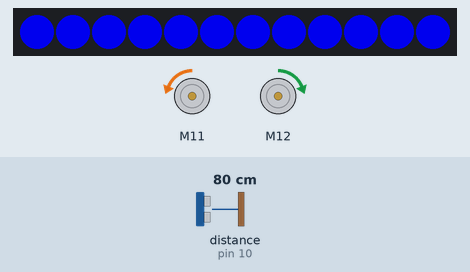
Simulated run of this sketch. Board: Arduino Uno, built with avr-gcc and run on an emulated ATmega328P. Parts: 12 RGB LEDs in strip order, left to right, 2 × DC motor (green arrow = forward, orange = backward, longer = faster). The test bench sets the inputs (shaded band); at power-on: distance to the obstacle (sensor on pin 10) 80 cm.

Above: at 2.8 s.
2.9 s: distance to the obstacle (sensor on pin 10) set to 52 cm
4.4 s: distance to the obstacle (sensor on pin 10) set to 46 cm
At 5.8 s:
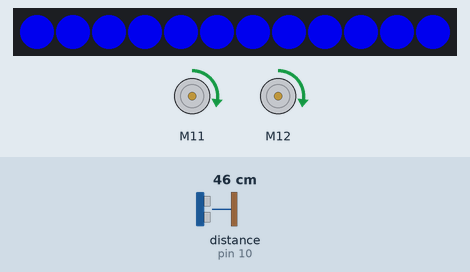
8.6 s: distance to the obstacle (sensor on pin 10) set to 60 cm
At 12.3 s:
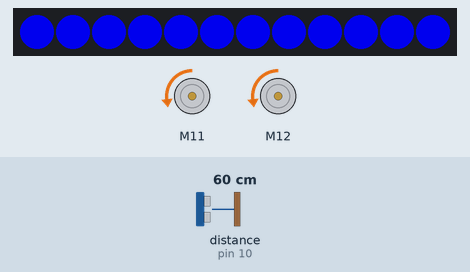
Timing chart, 0 to 13.8 s (numbered marks = the images above; inputs shaded):
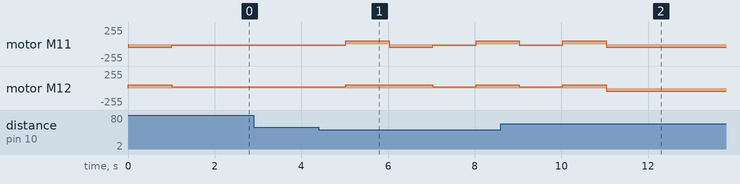

The sketch:

Robot.ino
```cpp
// generated by mBlock5 for mBot Ranger
// codes make you happy

#include <Arduino.h>
#include <Wire.h>
#include <SoftwareSerial.h>
#include <MeAuriga.h>

MeUltrasonicSensor ultrasonic_10(10);
MeEncoderOnBoard Encoder_1(SLOT1);
MeEncoderOnBoard Encoder_2(SLOT2);
MeRGBLed rgbled_0(0, 12);

//added
void main_(){
      for (int i = 0; i < 12; i++)
      {
            rgbled_0.setpin(44);
            rgbled_0.setColorAt(i, 0, 0, 200);
            rgbled_0.show();
      }
      Activate();
      Process();
}
void Activate(void){
      MoveForwardUntilWall();
      TurnRight();             //See function comment
      MoveForwardUntilWall();
      TurnRight();
      MoveForwardSlow();
      TurnRight();
}
void Process(){
      bool finished = false;
      bool sideFinished = false;
      String side = "l";
      while (!finished)
      {
            while (sideFinished)
            {
                  MoveForwardSlow();
                  if(ultrasonic_10.distanceCm() < 90){
                        sideFinished = true;
                  }
            }
            if(side == "l"){
                  TurnLeft();
                  side = "r";
            }
            else if (side == "r")
            {
                  TurnRight();
                  side = "l";
            }
            if(ultrasonic_10.distanceCm() < 50){
                  MoveForwardSlow();
            }
            else{
                  finished = true;
            }
      }
}
void TurnRight(){         //Make this work for 90 degrees
      move(4, 50);
      _delay(1);
}
void TurnLeft(){         //Make this work for 90 degrees
      move(3, 50);
      _delay(1);
}

void MoveForward(){
      move(1, 50);
      _delay(1);
}
void MoveForwardSlow(){   //One car length
      move(1, 20);
      _delay(1);
}
void MoveForwardUntilWall(){
      bool endit = false;
      bool near = false;
      while (!endit)
      {
            if(!near){
                  MoveForward();
                  if(ultrasonic_10.distanceCm() < 90){
                        near = true;
                  }
            }
            else{
                  MoveForwardSlow();
                  if(ultrasonic_10.distanceCm() < 50){
                        endit = true;
                  }
            }
      }
}
//added

void isr_process_encoder1(void)
{
  if(digitalRead(Encoder_1.getPortB()) == 0){
    Encoder_1.pulsePosMinus();
  }else{
    Encoder_1.pulsePosPlus();
  }
}
void isr_process_encoder2(void)
{
  if(digitalRead(Encoder_2.getPortB()) == 0){
    Encoder_2.pulsePosMinus();
  }else{
    Encoder_2.pulsePosPlus();
  }
}
void move(int direction, int speed)
{
  int leftSpeed = 0;
  int rightSpeed = 0;
  if(direction == 1){
    leftSpeed = -speed;
    rightSpeed = speed;
  }else if(direction == 2){
    leftSpeed = speed;
    rightSpeed = -speed;
  }else if(direction == 3){
    leftSpeed = -speed;
    rightSpeed = -speed;
  }else if(direction == 4){
    leftSpeed = speed;
    rightSpeed = speed;
  }
  Encoder_1.setTarPWM(leftSpeed);
  Encoder_2.setTarPWM(rightSpeed);
}

void _delay(float seconds) {
  long endTime = millis() + seconds * 1000;
  while(millis() < endTime) _loop();
}

void setup() {
  TCCR1A = _BV(WGM10);
  TCCR1B = _BV(CS11) | _BV(WGM12);
  TCCR2A = _BV(WGM21) | _BV(WGM20);
  TCCR2B = _BV(CS21);
  attachInterrupt(Encoder_1.getIntNum(), isr_process_encoder1, RISING);
  attachInterrupt(Encoder_2.getIntNum(), isr_process_encoder2, RISING);

  main_();
  _loop();
}

void _loop() {
  Encoder_1.loop();
  Encoder_2.loop();
}

void loop() {
  _loop();
}
```

Measured:
- the behaviour switches between 50 and 49 cm on distance to the obstacle (sensor on pin 10) (found by bisection; images 0 and 1)
- after the input at 2.9 s, every drawn part: stays the same
- after the input at 4.4 s, motor M11: backward 20/255 → forward 50/255 after 0.63 s, → backward 50/255 1.0 s later, → backward 20/255 1.0 s later, → forward 50/255 1.0 s later; motor M12: forward 20/255 → forward 50/255 after 0.63 s, → forward 20/255 2.0 s later, → forward 50/255 1.0 s later
- after the input at 8.6 s, motor M11, motor M12: goes on until 11.0 s, then stays backward 50/255
